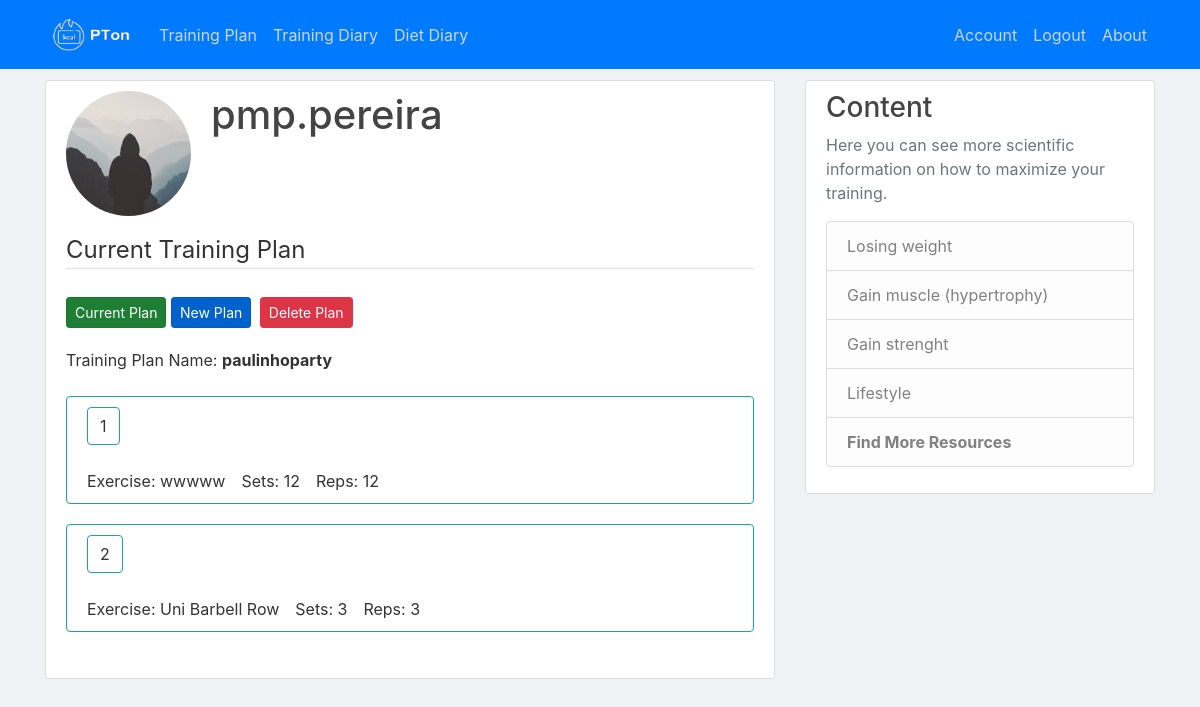
The page /training_plan/current (signed in) on the database its author committed.
### flaskblog/models.py (models this page shows, shortened)
class User(db.Model, UserMixin):
    id = db.Column(db.Integer, primary_key=True)
    username = db.Column(db.String(20), unique=True, nullable=False)
    email = db.Column(db.String(120), unique=True, nullable=False)
    image_file = db.Column(db.String(20), nullable=False, default='default.jpg')
    password = db.Column(db.String(60), nullable=False)
    training_plan = db.Column(db.String(60))
    sex = db.Column(db.String(1))
    age = db.Column(db.Integer)
    objective = db.Column(db.String(25))
    inicial_weight = db.Column(db.Integer)
    exercises = db.relationship('Exercise', backref='client', lazy=True)
    diets = db.relationship('Diet', backref='client_diet', lazy=True)

class Exercise(db.Model):
    id = db.Column(db.Integer, primary_key=True)
    name = db.Column(db.String(100), nullable=False)
    user_id = db.Column(db.Integer, db.ForeignKey('user.id'), nullable=False)
    dates = db.relationship('Date', backref='day', lazy='dynamic')

### flaskblog/routes.py (the view)
@app.route('/training_plan/current', methods = ['GET'])
@login_required
def current_plan():
    if Exercise.query.filter_by(client=current_user).count() == 0: #can only be access if there is a plan
        flash('Your can only access the current plan if you have one!','warning')
        return redirect(url_for('training_plan'))
    form = TrainingPlanForm()
    form.name.data = current_user.training_plan
    counter = 0
    for ind_ex in Exercise.query.filter_by(client=current_user).all(): #gets all exercises from the user
            date = Date.query.filter_by(day = ind_ex).first()
            if counter > 0:
                form.exercises.append_entry()
            form.exercises[counter]["exercise"].data = ind_ex.name
            form.exercises[counter]["sets"].data = date.sets
            form.exercises[counter]["reps"].data = date.reps
            counter = counter + 1
    image_file = url_for('static', filename = 'profile_pics/' + current_user.image_file)
    return render_template('current_plan.html', title='Current Training Plan', image_file=image_file, form=form)

### flaskblog/models.py (called while the page is built)
@login_manager.user_loader
def load_user(user_id):
    return User.query.get(int(user_id))

### flaskblog/templates/current_plan.html (shortened to what this page needs)
{% extends "layout.html" %}
{% block content %}
    <div class="content-section">
      <div class="media">
        <img class="rounded-circle account-img" src="{{ image_file }}">
        <div class="media-body">
          <h2 class="account-heading">{{ current_user.username }}</h2>
        </div>
      </div>
        <form method="POST" action="" enctype="multipart/form-data">
            <fieldset class="form-group">
                <legend class="border-bottom mb-4">Current Training Plan</legend>
                <div>
                  <a class="btn btn-success btn-sm mt-1 mb-1 active" href="{{ url_for('current_plan') }}">Current Plan</a>
                  <a class="btn btn-primary btn-sm mt-1 mb-1 active" href="{{ url_for('training_plan') }}">New Plan</a>
                  <button type="button" class="btn btn-danger btn-sm m-1" data-toggle="modal" data-target="#deleteModal">Delete Plan</button>
                </div>
                <div class="form-group">
                  {{ form.name.label(class="form-control-label") }}:
                  <a class="font-weight-bold">{{ form.name.data }}</a>
                  {% for childform in form.exercises %}
                    <article class="media content-section border border-info rounded">
                      <div class="media-body">
                        <a class="btn btn-outline-info mb-4 ">{{ loop.index }}</a>
                        <div class="form-inline">
                        {% for field in childform %}
                            {% if field.data != None %}
                              {{ field.label(class="form-control-label") }}:
                              {{ field.data }}
                            {% endif %}
                        {% endfor %}
                        </div>
                      </div>
                    </article>
                  {% endfor %}
                </div>
            </fieldset>
        </form>
    </div>
{% endblock content %}

### flaskblog/static/main.css (style rules this page uses)
body { background: #fafafa; color: #333333; margin-top: 5rem; }
h1, h2, h3, h4, h5, h6 { color: #444444; }
.content-section { background: #ffffff; padding: 10px 20px; border: 1px solid #dddddd; border-radius: 3px; margin-bottom: 20px; }
.account-img { height: 125px; width: 125px; margin-right: 20px; margin-bottom: 16px; }
.account-heading { font-size: 2.5rem; }

### flaskblog/templates/layout.html (style rules this page uses)
body { background-color: #f0f2f5; }

### rows shown on the page
User: username "pmp.pereira", name.data "paulinhoparty"
Exercise: data "wwwww"
Exercise: data "Uni Barbell Row"

### other values the page prints
{{ field.label(class="form-control-label") }} "Exercise" "Sets" "Reps" "Exercise" "Sets" "Reps"
{{ field.data }} "12" "12" "3" "3"
